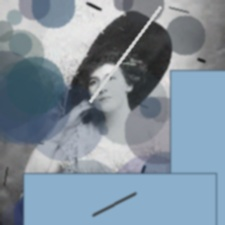
#> input picture aged_photos_traditional/low-resolution-photographs_img10.jpg, 225 x 225 px
$ python -i degrade.py   (imports and definitions only)
#> lines starting #> are read from the running program, lines starting #| are printed output that depends on the picture; after the words box and inside, x2 and y2 are one past the last pixel; in counts of white or black regions, pixels touching at a corner belong together
#> further down, picture is the input picture: shape (225, 225, 3); mean B, G, R 157.2, 144.3, 129.2
import cv2
import numpy as np
import random
import os
from PIL import Image, ImageEnhance, ImageFilter
from tqdm import tqdm

# ==================== 配置 ====================
INPUT_DIR = "01_Clean_Candidates_GT"
OUTPUT_DIR = "aged_photos_traditional"
SEVERITY = "medium"   # low, medium, high

# ==================== 老化效果函数（不改变原图内容）====================
def add_fading(img, intensity=0.5):
    """降低饱和度 + 暖色调，不改变结构"""
#> called with intensity = 0.6
    hsv = cv2.cvtColor(img, cv2.COLOR_BGR2HSV)
#> hsv: shape (225, 225, 3); mean H, S, V 92, 44.4, 157.4
    hsv[:, :, 1] = hsv[:, :, 1] * (1 - intensity * 0.5)
#> hsv: shape (225, 225, 3); mean H, S, V 92, 30.7, 157.4
    hsv[:, :, 0] = hsv[:, :, 0] + int(15 * intensity)
#> hsv: shape (225, 225, 3); mean H, S, V 101, 30.7, 157.4
    hsv[:, :, 0] = np.clip(hsv[:, :, 0], 0, 179)
#> hsv: shape (225, 225, 3); mean H, S, V 101, 30.7, 157.4
    return cv2.cvtColor(hsv, cv2.COLOR_HSV2BGR)

def add_grain(img, intensity=0.02):
    """添加胶片颗粒"""
#> called with intensity = 0.02
    noise = np.random.randn(*img.shape) * intensity * 255
    return np.clip(img + noise, 0, 255).astype(np.uint8)
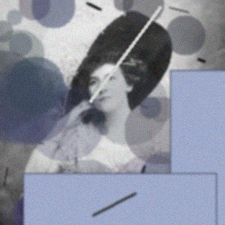
#> returned value: shape (225, 225, 3); mean of channels 0, 1, 2 156.7, 141.8, 137.2; drawn as B, G, R

def add_scratches(img, num_scratches=20):
    """绘制划痕（白色或黑色线条）"""
#> called with num_scratches = 20
    h, w = img.shape[:2]
#> h = 225; w = 225
    result = img.copy()
    for _ in range(num_scratches):
        x1 = random.randint(0, w)
        y1 = random.randint(0, h)
        angle = random.uniform(0, 2*np.pi)
        length = random.randint(int(0.02*min(h,w)), int(0.1*min(h,w)))
        x2 = int(x1 + length*np.cos(angle))
        y2 = int(y1 + length*np.sin(angle))
        color = (random.randint(200,255), random.randint(200,255), random.randint(200,255)) if random.random()>0.5 else (0,0,0)
        thickness = random.randint(1, 2)
        cv2.line(result, (x1,y1), (x2,y2), color, thickness)
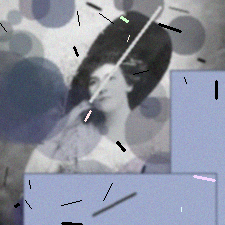
#> result: shape (225, 225, 3); 1.03% of pixels changed, all inside (x1, y1, x2, y2) = (0, 11, 218, 225)
    return result

def add_mold_spots(img, num_spots=30):
    """添加霉斑（半透明黄褐色圆形）"""
#> called with num_spots = 30
    h, w = img.shape[:2]
#> h = 225; w = 225
    result = img.astype(np.float32)
    for _ in range(num_spots):
        cx = random.randint(0, w)
        cy = random.randint(0, h)
        radius = random.randint(5, 40)
        color = (random.randint(60,120), random.randint(40,80), random.randint(20,60))
        # 绘制半透明圆
        overlay = result.copy()
        cv2.circle(overlay, (cx, cy), radius, color, -1)
        alpha = random.uniform(0.2, 0.6)
        result = cv2.addWeighted(overlay, alpha, result, 1-alpha, 0)
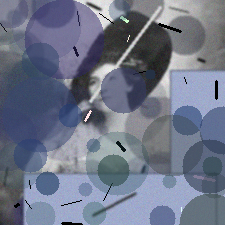
#> overlay: shape (225, 225, 3) float32; mean B, G, R 136, 116.8, 109.7
    return np.clip(result, 0, 255).astype(np.uint8)

def add_tear_edges(img, num_tears=2):
    """模拟边缘破损（填充纸张色）"""
#> called with num_tears = 2
    h, w = img.shape[:2]
#> h = 225; w = 225
    result = img.copy()
    paper_color = (210, 180, 140)
    for _ in range(num_tears):
        edge = random.choice(['top','bottom','left','right'])
        if edge == 'top':
            y1, y2 = 0, random.randint(10, 60)
            x1, x2 = random.randint(0, w//3), random.randint(2*w//3, w)
            pts = np.array([[x1,0], [x2,0], [x2,y2], [x1,y2]], np.int32)
        elif edge == 'bottom':
            y1, y2 = h-random.randint(10,60), h
            x1, x2 = random.randint(0, w//3), random.randint(2*w//3, w)
            pts = np.array([[x1,y1], [x2,y1], [x2,y2], [x1,y2]], np.int32)
        elif edge == 'left':
            x1, x2 = 0, random.randint(10, 60)
            y1, y2 = random.randint(0, h//3), random.randint(2*h//3, h)
            pts = np.array([[0,y1], [x2,y1], [x2,y2], [0,y2]], np.int32)
        else:
            x1, x2 = w-random.randint(10,60), w
            y1, y2 = random.randint(0, h//3), random.randint(2*h//3, h)
            pts = np.array([[x1,y1], [w,y1], [w,y2], [x1,y2]], np.int32)
        cv2.fillPoly(result, [pts], paper_color)
        cv2.polylines(result, [pts], True, (100,80,60), 1)
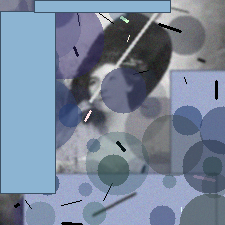
#> result: shape (225, 225, 3); mean B, G, R 154.6, 134.4, 120.1
    return result

def add_creasing(img, num_creases=2):
    """折痕（暗线或亮线）"""
#> called with num_creases = 2
    h, w = img.shape[:2]
#> h = 225; w = 225
    result = img.copy()
    for _ in range(num_creases):
        x1, y1 = random.randint(0,w), random.randint(0,h)
        x2, y2 = random.randint(0,w), random.randint(0,h)
        color = (220,220,220) if random.random()>0.5 else (50,50,50)
        cv2.line(result, (x1,y1), (x2,y2), color, 2)
        result = cv2.GaussianBlur(result, (3,3), 0)
#> this loop made 2 passes
#> pass 1, in add_creasing, `result = cv2.GaussianBlur(result, (3,3), 0)`:
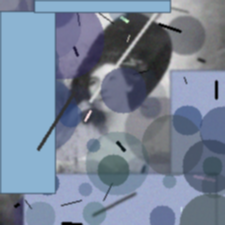
#> result: shape (225, 225, 3); mean B, G, R 154.4, 134.3, 120
    return result

def degrade_image_preserve_content(img, severity='medium'):
    """主函数：所有操作都不改变原图结构，仅叠加纹理"""
    if severity == 'low':
        fade=0.3; grain=0.01; scratches=10; spots=15; tears=1; creases=1
    elif severity == 'medium':
        fade=0.6; grain=0.02; scratches=20; spots=30; tears=2; creases=2
    else:
        fade=0.9; grain=0.04; scratches=40; spots=50; tears=3; creases=3

    img = add_fading(img, fade)
    img = add_grain(img, grain)
    img = add_scratches(img, scratches)
    img = add_mold_spots(img, spots)
    img = add_tear_edges(img, tears)
    img = add_creasing(img, creases)
    # 轻微降低对比度
    img_pil = Image.fromarray(cv2.cvtColor(img, cv2.COLOR_BGR2RGB))
    enhancer = ImageEnhance.Contrast(img_pil)
    img_pil = enhancer.enhance(0.9)
    return cv2.cvtColor(np.array(img_pil), cv2.COLOR_RGB2BGR)
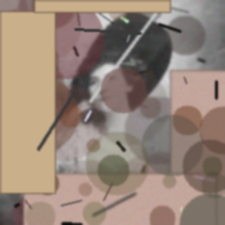
#> returned value: shape (225, 225, 3); mean R, G, B 151.6, 133.6, 120.7

# ==================== 批量处理 ====================
def batch_degrade(input_folder, output_folder, severity='medium'):
    os.makedirs(output_folder, exist_ok=True)
    exts = ('.jpg','.jpeg','.png','.bmp')
    files = [f for f in os.listdir(input_folder) if f.lower().endswith(exts)]
    for fname in tqdm(files):
        in_path = os.path.join(input_folder, fname)
        out_path = os.path.join(output_folder, fname)
        img = cv2.imread(in_path)
        if img is None:
            continue
        aged = degrade_image_preserve_content(img, severity)
        cv2.imwrite(out_path, aged)
    print(f"完成！结果保存在 {output_folder}")

# [2 lines not run here, left out]

>>> import cv2
>>> picture = cv2.imread('aged_photos_traditional/low-resolution-photographs_img10.jpg')
>>> result = degrade_image_preserve_content(picture)

$ run again, on aged_photos_traditional/low-resolution-photographs_img105.jpg
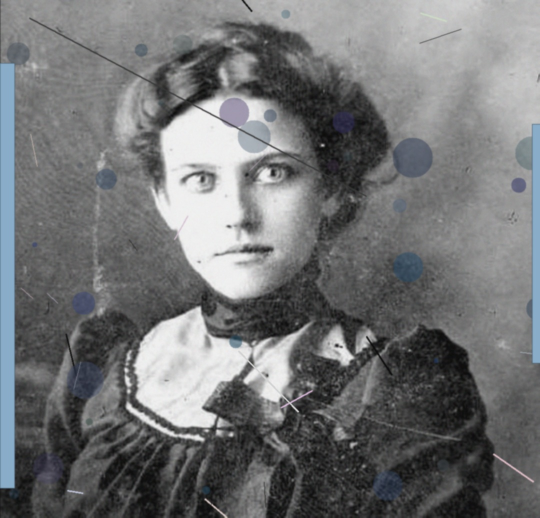
#> input picture aged_photos_traditional/low-resolution-photographs_img105.jpg, 1080 x 1035 px (shown at 1/2 size)
#> picture is the input picture: shape (1035, 1080, 3); mean B, G, R 116.4, 115.3, 113.9
#> after the loop in add_tear_edges, `for _ in range(num_tears):`:
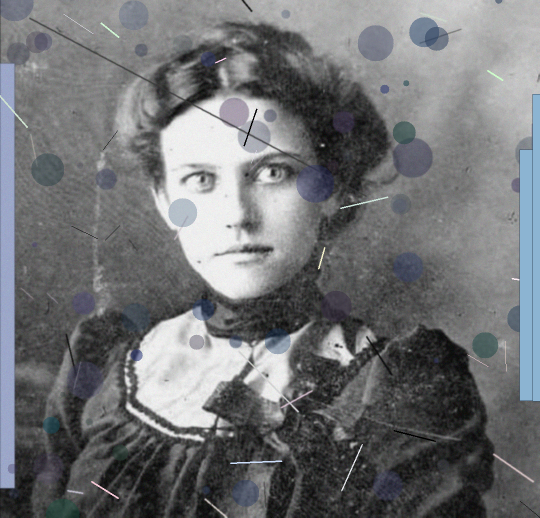
#> result: shape (1035, 1080, 3) (shown at 1/2 size); mean B, G, R 116.4, 114.3, 112.8
#> in degrade_image_preserve_content, `return cv2.cvtColor(np.array(img_pil), cv2.COLOR_RGB2BGR)`:
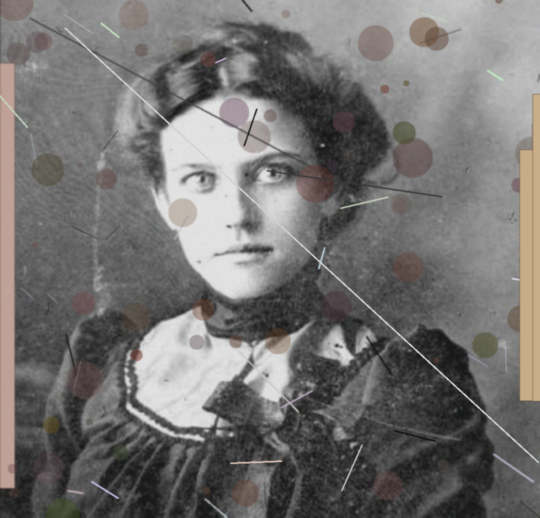
#> returned value: shape (1035, 1080, 3) (shown at 1/2 size); mean R, G, B 116.2, 114.3, 112.9

$ run again, on aged_photos_traditional/low-resolution-photographs_img106.jpg
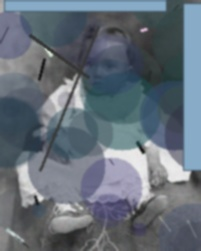
#> input picture aged_photos_traditional/low-resolution-photographs_img106.jpg, 201 x 251 px
#> picture is the input picture: shape (251, 201, 3); mean B, G, R 121, 110.7, 100.5
#> after the loop in add_tear_edges, `for _ in range(num_tears):`:
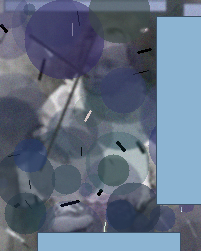
#> result: shape (251, 201, 3); mean B, G, R 130.4, 110.7, 97.3
#> in degrade_image_preserve_content, `return cv2.cvtColor(np.array(img_pil), cv2.COLOR_RGB2BGR)`:
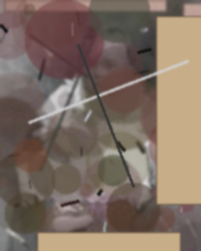
#> returned value: shape (251, 201, 3); mean R, G, B 128.3, 110.9, 98.9
